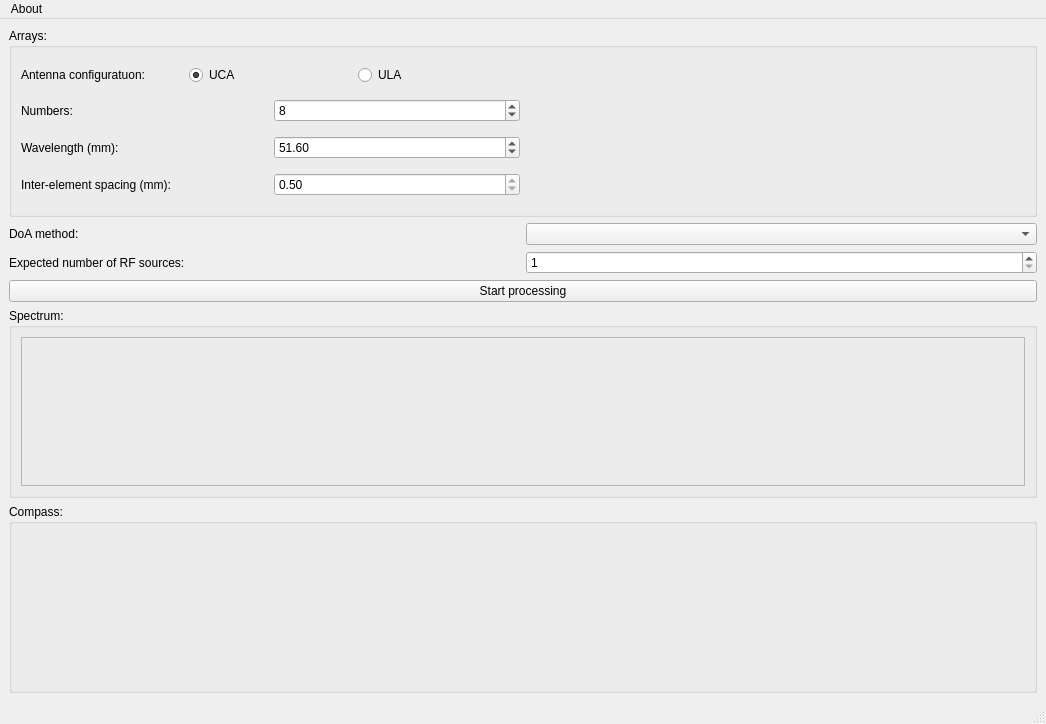
<?xml version="1.0" encoding="UTF-8"?>
<ui version="4.0">
 <class>MainWindow</class>
 <widget class="QMainWindow" name="MainWindow">
  <property name="geometry">
   <rect>
    <x>0</x>
    <y>0</y>
    <width>1046</width>
    <height>724</height>
   </rect>
  </property>
  <property name="windowTitle">
   <string>MainWindow</string>
  </property>
  <widget class="QWidget" name="centralwidget">
   <property name="maximumSize">
    <size>
     <width>1920</width>
     <height>1080</height>
    </size>
   </property>
   <layout class="QVBoxLayout" name="verticalLayout_4">
    <item>
     <widget class="QGroupBox" name="array_groupbox">
      <property name="title">
       <string>Arrays:</string>
      </property>
      <layout class="QVBoxLayout" name="verticalLayout">
       <item>
        <layout class="QHBoxLayout" name="horizontalLayout">
         <item>
          <layout class="QVBoxLayout" name="array_configuration_layout">
           <item>
            <layout class="QHBoxLayout" name="horizontalLayout_2">
             <item>
              <widget class="QLabel" name="label">
               <property name="text">
                <string>Antenna configuratuon: </string>
               </property>
              </widget>
             </item>
             <item>
              <widget class="QRadioButton" name="uca_radio_btn">
               <property name="text">
                <string>UCA</string>
               </property>
               <property name="checked">
                <bool>true</bool>
               </property>
              </widget>
             </item>
             <item>
              <widget class="QRadioButton" name="ula_radio_btn">
               <property name="text">
                <string>ULA</string>
               </property>
              </widget>
             </item>
            </layout>
           </item>
           <item>
            <layout class="QHBoxLayout" name="horizontalLayout_3">
             <item>
              <widget class="QLabel" name="label_2">
               <property name="text">
                <string>Numbers: </string>
               </property>
              </widget>
             </item>
             <item>
              <widget class="QSpinBox" name="antennas">
               <property name="minimum">
                <number>1</number>
               </property>
               <property name="value">
                <number>8</number>
               </property>
              </widget>
             </item>
            </layout>
           </item>
           <item>
            <layout class="QHBoxLayout" name="horizontalLayout_5">
             <item>
              <widget class="QLabel" name="label_4">
               <property name="text">
                <string>Wavelength (mm):</string>
               </property>
              </widget>
             </item>
             <item>
              <widget class="QDoubleSpinBox" name="wavelength">
               <property name="maximum">
                <double>1000.000000000000000</double>
               </property>
               <property name="value">
                <double>51.600000000000001</double>
               </property>
              </widget>
             </item>
            </layout>
           </item>
           <item>
            <layout class="QHBoxLayout" name="horizontalLayout_4">
             <item>
              <widget class="QLabel" name="label_3">
               <property name="text">
                <string>Inter-element spacing (mm):</string>
               </property>
              </widget>
             </item>
             <item>
              <widget class="QDoubleSpinBox" name="spacing">
               <property name="readOnly">
                <bool>true</bool>
               </property>
               <property name="value">
                <double>0.500000000000000</double>
               </property>
              </widget>
             </item>
            </layout>
           </item>
          </layout>
         </item>
         <item>
          <widget class="MplWidget" name="arrayWidget" native="true"/>
         </item>
        </layout>
       </item>
      </layout>
     </widget>
    </item>
    <item>
     <layout class="QVBoxLayout" name="doa_vlayout">
      <item>
       <layout class="QHBoxLayout" name="horizontalLayout_6">
        <item>
         <widget class="QLabel" name="label_5">
          <property name="text">
           <string>DoA method:</string>
          </property>
         </widget>
        </item>
        <item>
         <widget class="QComboBox" name="algo"/>
        </item>
       </layout>
      </item>
      <item>
       <layout class="QHBoxLayout" name="horizontalLayout_7">
        <item>
         <widget class="QLabel" name="label_6">
          <property name="text">
           <string>Expected number of RF sources:</string>
          </property>
         </widget>
        </item>
        <item>
         <widget class="QSpinBox" name="exp_no_rf_srcs">
          <property name="minimum">
           <number>1</number>
          </property>
          <property name="maximum">
           <number>3</number>
          </property>
         </widget>
        </item>
       </layout>
      </item>
      <item>
       <widget class="QPushButton" name="start_processing_btn">
        <property name="text">
         <string>Start processing</string>
        </property>
       </widget>
      </item>
     </layout>
    </item>
    <item>
     <widget class="QGroupBox" name="spectrum_groupbox">
      <property name="title">
       <string>Spectrum:</string>
      </property>
      <layout class="QVBoxLayout" name="verticalLayout_2">
       <item>
        <widget class="QFrame" name="frame">
         <property name="frameShape">
          <enum>QFrame::StyledPanel</enum>
         </property>
         <property name="frameShadow">
          <enum>QFrame::Raised</enum>
         </property>
         <zorder></zorder>
        </widget>
       </item>
      </layout>
     </widget>
    </item>
    <item>
     <widget class="QGroupBox" name="compass_groupbox">
      <property name="title">
       <string>Compass:</string>
      </property>
      <layout class="QVBoxLayout" name="verticalLayout_3">
       <item>
        <widget class="QWidget" name="widget" native="true"/>
       </item>
      </layout>
     </widget>
    </item>
   </layout>
  </widget>
  <widget class="QMenuBar" name="menubar">
   <property name="geometry">
    <rect>
     <x>0</x>
     <y>0</y>
     <width>1046</width>
     <height>25</height>
    </rect>
   </property>
   <widget class="QMenu" name="menuAbout">
    <property name="title">
     <string>About</string>
    </property>
    <addaction name="actionAbout_DoA_GUI"/>
   </widget>
   <addaction name="menuAbout"/>
  </widget>
  <widget class="QStatusBar" name="statusbar"/>
  <action name="actionAbout_DoA_GUI">
   <property name="text">
    <string>About DoA GUI</string>
   </property>
  </action>
 </widget>
 <customwidgets>
  <customwidget>
   <class>MplWidget</class>
   <extends>QWidget</extends>
   <header>mplwidget.h</header>
   <container>1</container>
  </customwidget>
 </customwidgets>
 <resources/>
 <connections/>
</ui>
